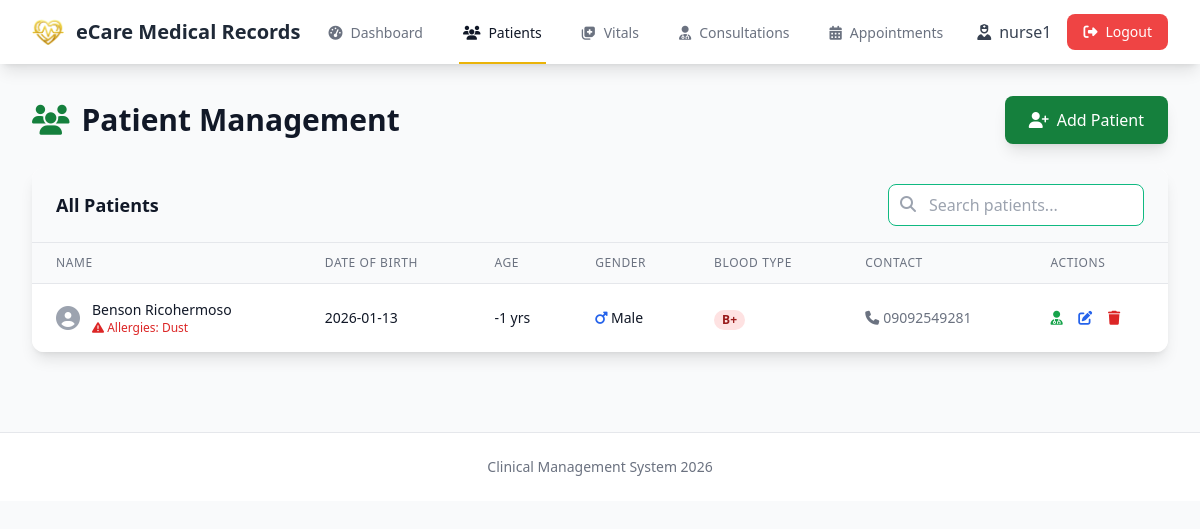
/patients (signed in), run on the app's committed database.
### tables this page shows
CREATE TABLE patients (
            id INTEGER PRIMARY KEY AUTOINCREMENT,
            name TEXT NOT NULL,
            date_of_birth TEXT NOT NULL,
            gender TEXT NOT NULL,
            blood_type TEXT,
            allergies TEXT,
            contact TEXT,
            address TEXT,
            payment_method TEXT,
            created_at TIMESTAMP DEFAULT CURRENT_TIMESTAMP,
            updated_at TIMESTAMP DEFAULT CURRENT_TIMESTAMP
        );

### app.py (the view)
@app.route('/patients')
@login_required
def patients():
    db = get_db()
    patients_list = db.execute(
        'SELECT * FROM patients ORDER BY name'
    ).fetchall()
    today = datetime.now().strftime('%Y-%m-%d')
    return render_template('patients.html', patients=patients_list, today=today)

### app.py (called while the page is built)
def login_required(f):
    @wraps(f)
    def decorated_function(*args, **kwargs):
        if 'user_id' not in session:
            flash('Please log in to access this page.', 'warning')
            return redirect(url_for('login'))
        return f(*args, **kwargs)
    return decorated_function

### models/database.py (called while the page is built)
def get_db():
    if 'db' not in g:
        g.db = sqlite3.connect(
            current_app.config['DATABASE'],
            detect_types=sqlite3.PARSE_DECLTYPES
        )
        g.db.row_factory = sqlite3.Row
        g.db.execute('PRAGMA foreign_keys = ON')
    return g.db

### templates/patients.html (shortened to what this page needs)
{% extends "layout.html" %}
{% block content %}
<div class="slide-in">
    <div class="flex justify-between items-center mb-6">
        <h1 class="text-3xl font-bold text-gray-900">
            <i class="fas fa-users mr-3 text-green-700"></i>Patient Management
        </h1>
        <button onclick="openAddPatientModal()"
                class="bg-green-700 hover:bg-green-800 text-white px-6 py-3 rounded-lg font-medium shadow-lg">
            <i class="fas fa-user-plus mr-2"></i>Add Patient
        </button>
    </div>
    <div class="bg-white rounded-xl shadow-lg overflow-hidden">
        <div class="px-6 py-4 bg-gray-50 border-b">
            <div class="flex justify-between items-center">
                <h2 class="text-lg font-semibold text-gray-900">All Patients</h2>
                <div class="relative">
                    <input type="text"
                           id="searchPatient"
                           placeholder="Search patients..."
                           onkeyup="searchPatients()"
                           class="w-64 px-4 py-2 pl-10 border border-gray-300 rounded-lg focus:outline-none focus:ring-2 focus:ring-green-500">
                    <i class="fas fa-search absolute left-3 top-3 text-gray-400"></i>
                </div>
            </div>
        </div>
        {% if patients %}
        <div class="overflow-x-auto">
            <table class="min-w-full divide-y divide-gray-200">
                <thead class="bg-gray-50">
                    <tr>
                        <th class="px-6 py-3 text-left text-xs font-medium text-gray-500 uppercase tracking-wider">Name</th>
                        <th class="px-6 py-3 text-left text-xs font-medium text-gray-500 uppercase tracking-wider">Date of Birth</th>
                        <th class="px-6 py-3 text-left text-xs font-medium text-gray-500 uppercase tracking-wider">Age</th>
                        <th class="px-6 py-3 text-left text-xs font-medium text-gray-500 uppercase tracking-wider">Gender</th>
                        <th class="px-6 py-3 text-left text-xs font-medium text-gray-500 uppercase tracking-wider">Blood Type</th>
                        <th class="px-6 py-3 text-left text-xs font-medium text-gray-500 uppercase tracking-wider">Contact</th>
                        <th class="px-6 py-3 text-left text-xs font-medium text-gray-500 uppercase tracking-wider">Actions</th>
                    </tr>
                </thead>
                <tbody id="patientsTableBody" class="bg-white divide-y divide-gray-200">
                    {% for patient in patients %}
                    <tr class="hover:bg-gray-50">
                        <td class="px-6 py-4 whitespace-nowrap">
                            <div class="flex items-center">
                                <i class="fas fa-user-circle text-gray-400 text-2xl mr-3"></i>
                                <div>
                                    <div class="text-sm font-medium text-gray-900">{{ patient.name }}</div>
                                    {% if patient.allergies %}
                                    <div class="text-xs text-red-600">
                                        <i class="fas fa-exclamation-triangle"></i> Allergies: {{ patient.allergies }}
                                    </div>
                                    {% endif %}
                                </div>
                            </div>
                        </td>
                        <td class="px-6 py-4 whitespace-nowrap text-sm text-gray-900">{{ patient.date_of_birth }}</td>
                        <td class="px-6 py-4 whitespace-nowrap text-sm text-gray-900">
                            <span class="calculate-age" data-dob="{{ patient.date_of_birth }}"></span>
                        </td>
                        <td class="px-6 py-4 whitespace-nowrap text-sm text-gray-900">
                            {% if patient.gender == 'Male' %}
                            <i class="fas fa-mars text-blue-600"></i>
                            {% else %}
                            <i class="fas fa-venus text-pink-600"></i>
                            {% endif %}
                            {{ patient.gender }}
                        </td>
                        <td class="px-6 py-4 whitespace-nowrap">
                            <span class="px-2 inline-flex text-xs leading-5 font-semibold rounded-full bg-red-100 text-red-800">
                                {{ patient.blood_type or 'N/A' }}
                            </span>
                        </td>
                        <td class="px-6 py-4 whitespace-nowrap text-sm text-gray-500">
                            {% if patient.contact %}
                            <i class="fas fa-phone mr-1"></i>{{ patient.contact }}
                            {% else %}
                            N/A
                            {% endif %}
                        </td>
                        <td class="px-6 py-4 whitespace-nowrap text-sm font-medium">
                            <button type="button"
                                    data-patient-id="{{ patient.id }}"
                                    data-patient-name="{{ patient.name }}"
                                    onclick="showConsultationConfirm(this.dataset.patientId, this.dataset.patientName)"
                                    class="text-green-600 hover:text-green-900 mr-3"
                                    title="Send to Consultation"
                                    aria-label="Send patient {{ patient.name }} to consultation">
                                <i class="fas fa-user-md"></i>
                            </button>
                            <button type="button"
                                    data-id="{{ patient.id }}"
                                    data-name="{{ patient.name }}"
                                    data-dob="{{ patient.date_of_birth }}"
                                    data-gender="{{ patient.gender }}"
                                    data-blood="{{ patient.blood_type }}"
                                    data-allergies="{{ patient.allergies }}"
                                    data-contact="{{ patient.contact }}"
                                    data-address="{{ patient.address }}"
                                    data-payment="{{ patient.payment_method }}"
                                    onclick="openEditPatientModalFromData(this)"
                                    class="text-blue-600 hover:text-blue-900 mr-3"
                                    title="Edit Patient"
                                    aria-label="Edit patient {{ patient.name }}">
                                <i class="fas fa-edit"></i>
                            </button>
                            <button type="button"
                                    data-patient-id="{{ patient.id }}"
                                    data-patient-name="{{ patient.name }}"
                                    onclick="showDeleteConfirm(this.dataset.patientId, this.dataset.patientName)"
                                    class="text-red-600 hover:text-red-900"
                                    title="Delete Patient"
                                    aria-label="Delete patient {{ patient.name }}">
                                <i class="fas fa-trash"></i>
                            </button>
                        </td>
                    </tr>
                    {% endfor %}
                </tbody>
            </table>
        </div>
        {% else %}
        <div class="text-center py-12 text-gray-500">
            <i class="fas fa-user-slash text-5xl mb-4"></i>
            <p class="text-lg">No patients registered yet.</p>
        </div>
        {% endif %}
    </div>
</div>
{% endblock %}

### static/css/custom.css (style rules this page uses)
input:valid { border-color: #10b981; }

### templates/layout.html (style rules this page uses)
* { box-sizing: border-box; margin: 0; padding: 0; }
body { font-family: system-ui, -apple-system, sans-serif; line-height: 1.6; }
.slide-in { animation: slideIn 0.3s ease-out; }

### data on the page
patients: name "Benson Ricohermoso", allergies "Dust", date_of_birth "2026-01-13", gender "Male", blood_type "B+", contact "09092549281"

### other printed values
{{ session.username }} "nurse1"
